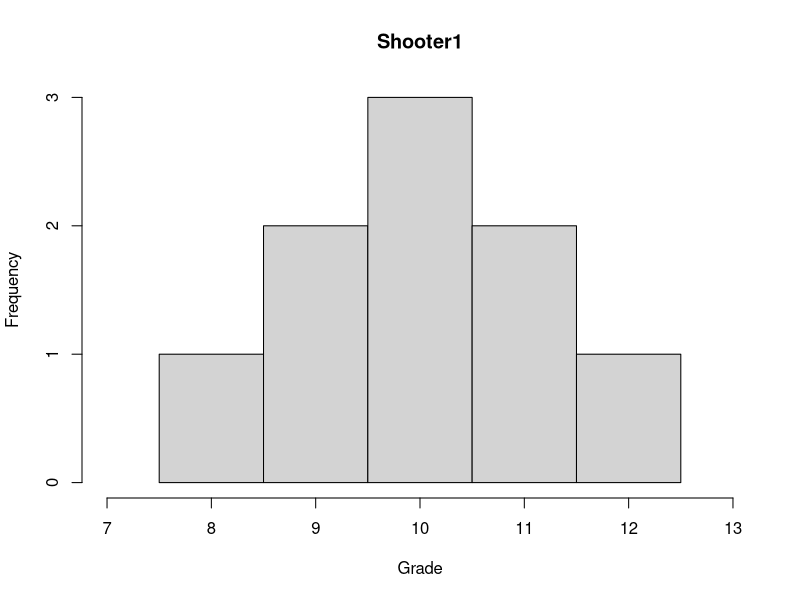
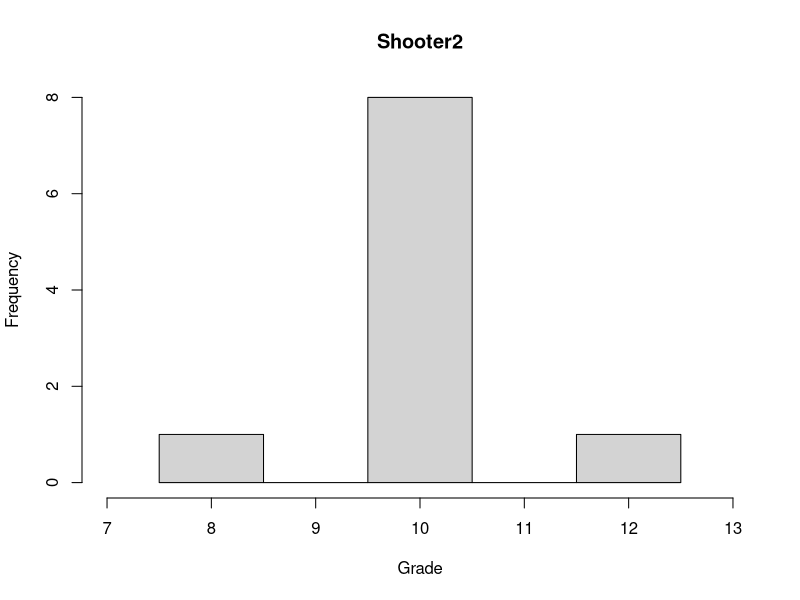

Generate these figures, in order, with R:
## ---- chunk 1
shooter1 = c(8, 9,9, 10,10,10, 11,11, 12)
shooter2 = c(8, 10,10,10,10,10,10,10,10, 12)

median(shooter1)
mean(shooter1)
range(shooter1)

median(shooter2)
mean(shooter2)
range(shooter2)

## ---- chunk 2
hist(shooter1, xlab = "Grade", breaks = seq(7.5, 12.5),xlim = c(7,13), main = "Shooter1")

hist(shooter2, xlab = "Grade", breaks = seq(7.5, 12.5),xlim = c(7,13), main = "Shooter2")

## ---- chunk 3

## ---- chunk 4

